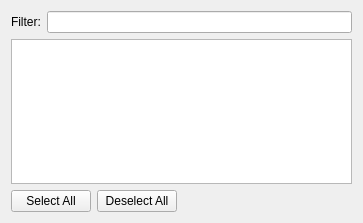
<ui version="4.0" >
 <class>CopyInputDialog</class>
 <widget class="QWidget" name="CopyInputDialog" >
  <property name="geometry" >
   <rect>
    <x>0</x>
    <y>0</y>
    <width>363</width>
    <height>223</height>
   </rect>
  </property>
  <layout class="QVBoxLayout" name="verticalLayout" >
   <item>
    <layout class="QHBoxLayout" name="horizontalLayout" >
     <item>
      <widget class="QLabel" name="label" >
       <property name="text" >
        <string>Filter:</string>
       </property>
      </widget>
     </item>
     <item>
      <widget class="KLineEdit" name="filterEdit" />
     </item>
    </layout>
   </item>
   <item>
    <widget class="QTreeView" name="sessionList" >
     <property name="selectionMode" >
      <enum>QAbstractItemView::ExtendedSelection</enum>
     </property>
     <property name="rootIsDecorated" >
      <bool>false</bool>
     </property>
     <property name="uniformRowHeights" >
      <bool>true</bool>
     </property>
    </widget>
   </item>
   <item>
    <layout class="QHBoxLayout" name="horizontalLayout_2" >
     <item>
      <widget class="QPushButton" name="selectAllButton" >
       <property name="text" >
        <string>Select All</string>
       </property>
      </widget>
     </item>
     <item>
      <widget class="QPushButton" name="deselectAllButton" >
       <property name="text" >
        <string>Deselect All</string>
       </property>
      </widget>
     </item>
     <item>
      <spacer name="horizontalSpacer" >
       <property name="orientation" >
        <enum>Qt::Horizontal</enum>
       </property>
       <property name="sizeHint" stdset="0" >
        <size>
         <width>40</width>
         <height>20</height>
        </size>
       </property>
      </spacer>
     </item>
    </layout>
   </item>
  </layout>
 </widget>
 <customwidgets>
  <customwidget>
   <class>KLineEdit</class>
   <extends>QLineEdit</extends>
   <header>klineedit.h</header>
  </customwidget>
 </customwidgets>
 <resources/>
 <connections/>
</ui>
